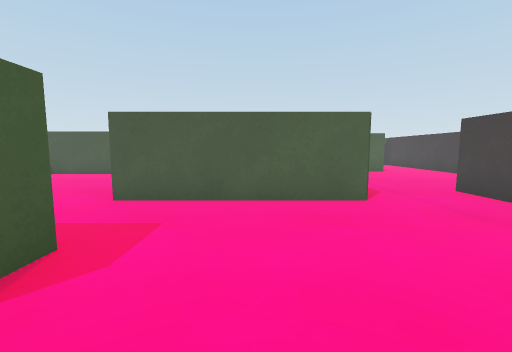
view 1 (above)

17 first-person views from a walk through a Unity game level. The camera is 0.48 m above the floor, tilts 6° down and sees 90° across. The floor is counted in squares, 0.5 m on a side. Each view is taken from the middle of a square. On the plan, view 1 faces up. The plan holds only what a view shows up to about 11 squares ahead; the rest is blank. Surface patterns are stand-ins for the level's own textures.

view 2
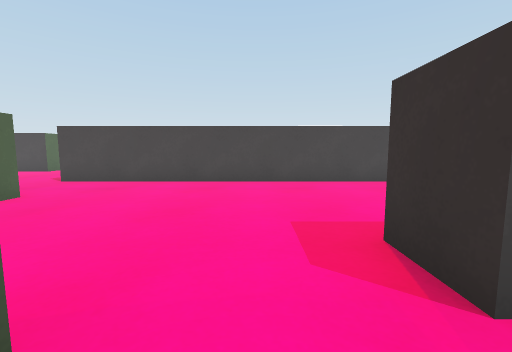

view 3
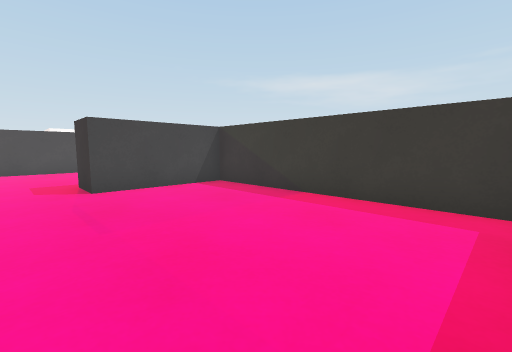

view 4
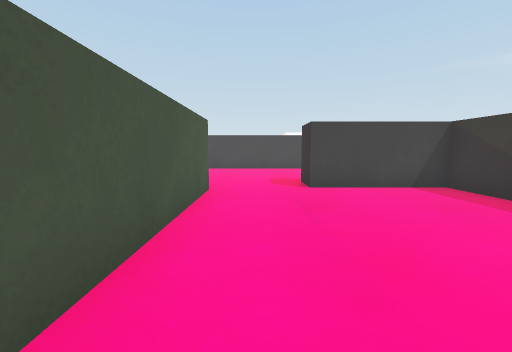

view 5
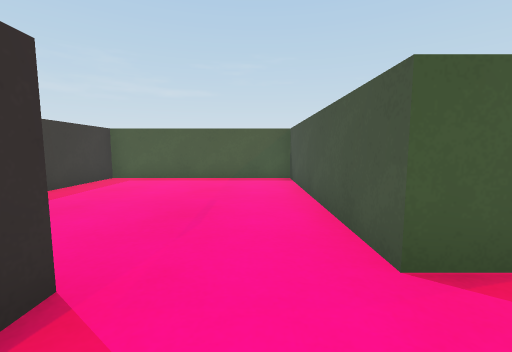

view 6
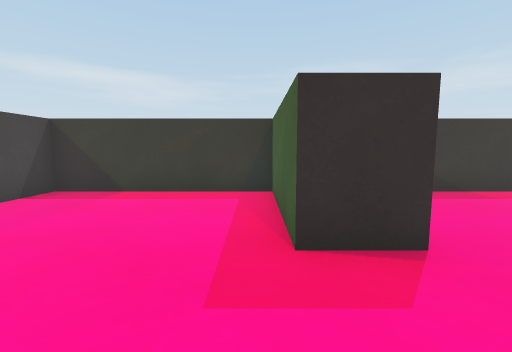

view 7
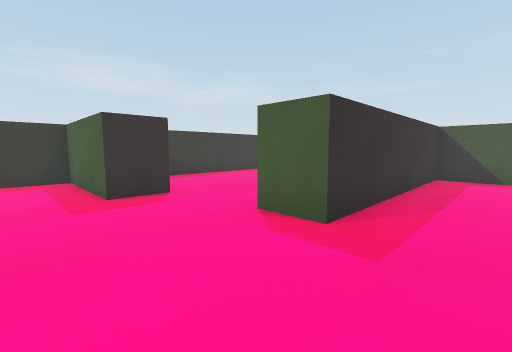

view 8
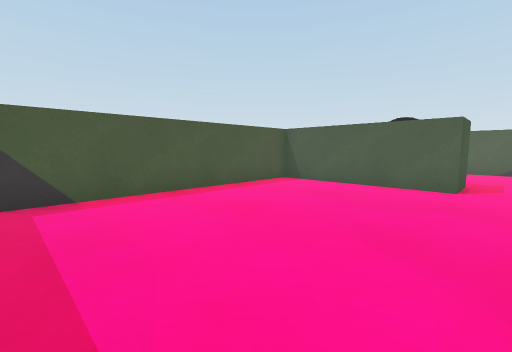

view 9
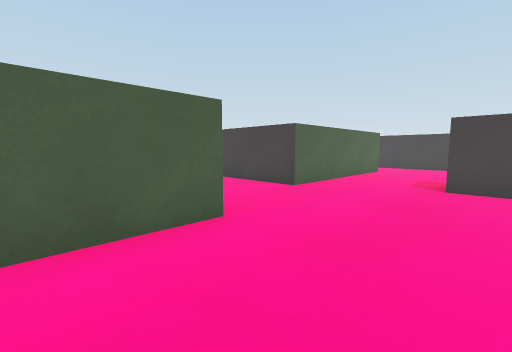

view 10
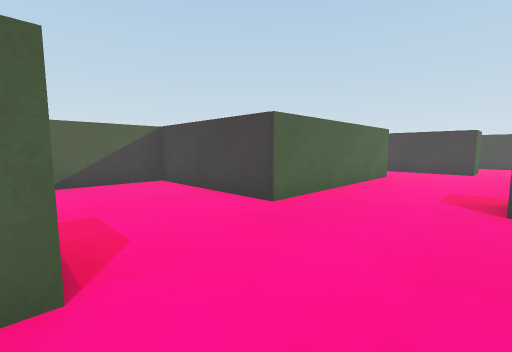

view 11
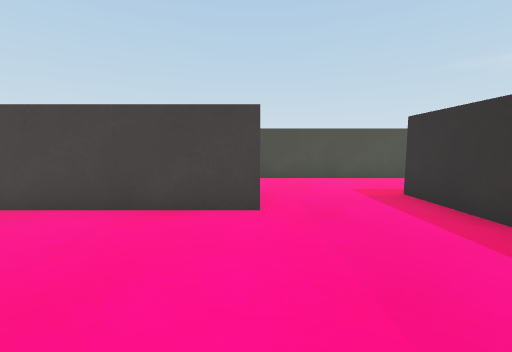

view 12
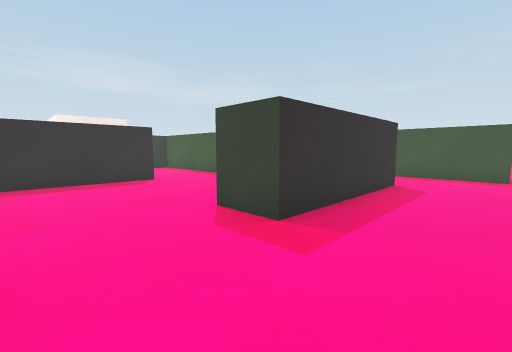

view 13
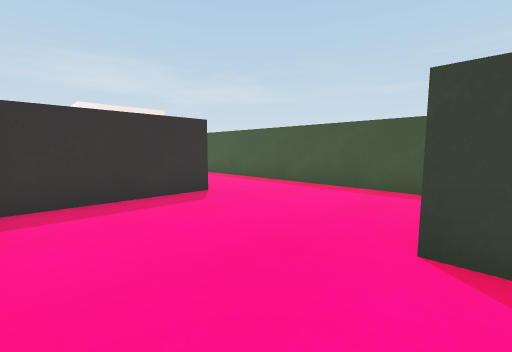

view 14
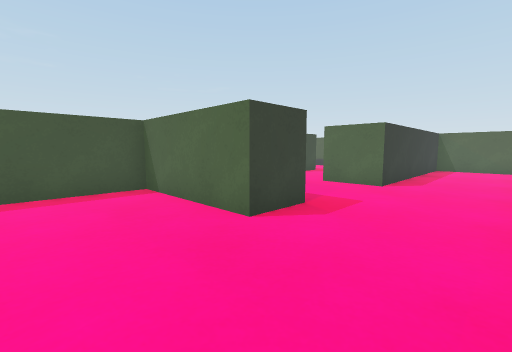

view 15
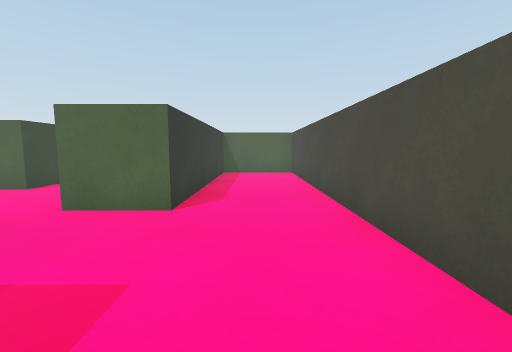

view 16
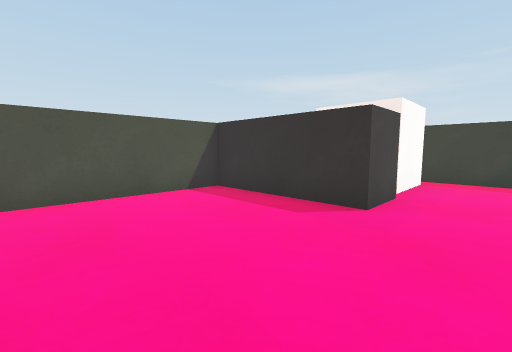

view 17
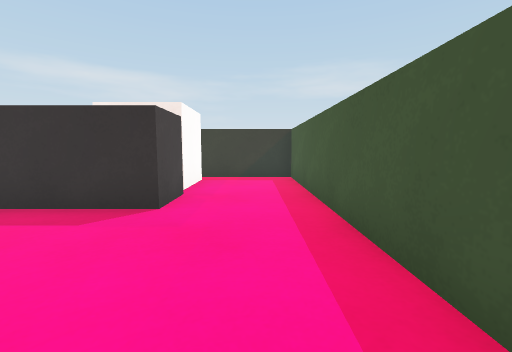

### Floor plan
Points are (right, up) in squares from view 1. A wall is a line through its corners. A room is listed if a view was taken in it or the views show most of it. See-through windows are left out.
Room 1 (views 1, 5, 6, 7)
walls: (-1.6, -1.4) (-0.4, -1.4) (-0.4, -4.8) (4.6, -4.8) (4.6, 4.6); (-1.9, 2.4) (-1.9, 1.1); (2.1, 4.7) (-1.6, 4.7)
ways out: opening at (-2, -0.5) to room 2; opening at (-2.5, 3.5) to room 3; opening at (3.5, 5.5) to room 3
Room 2 (views 2, 3, 4)
walls: (-1.9, 1.1) (-8.5, 1.1) (-8.5, -4.8) (-1.6, -4.8) (-1.6, -1.4)
ways out: opening at (-2, -0.5) to room 1
Room 3 (views 8, 9, 10, 11, 12, 13, 14, 15, 16, 17)
walls: (4.6, 4.6) (4.6, 5.8) (5.1, 5.8); (5.8, 4.5) (5.8, -4.8) (8.9, -4.8); (-1.6, 4.7) (-2.8, 4.7); (5.5, 12.1) (5.5, 11.1) (-0.5, 11.1) (-0.5, 15.6) (-4.2, 15.6); (-3.8, 11.4) (-3.8, 9.9) (-8.5, 9.9) (-8.5, 2.4) (-1.9, 2.4); (12.5, -0.1) (12.5, 15.6) (9.7, 15.6) (9.7, 8.9) (8, 8.9) (8, 13.1)
ways out: opening at (-2.5, 3.5) to room 1; opening at (3.5, 5.5) to room 1; opening at (6.5, 11.5)
objects: other object (-6, 13) to (-5, 14); other object (1, 7) to (2, 8); other object (6, 5) to (9, 6); cube (9, -4) to (11, -2); other object (9, -1) to (12, 0)

Positions as (right, up) in squares from view 1, and headings:
1: (0, 0), facing up
2: (-3, 0), facing right
3: (-8, 0), facing down-right
4: (-8, 0), facing right
5: (0, 0), facing left
6: (0, 1), facing down
7: (1, 4), facing down-left
8: (-3, 3), facing up-left
9: (-6, 7), facing up-right
10: (-4, 8), facing up-right
11: (4, 9), facing right
12: (12, 8), facing down-left
13: (12, 5), facing down-left
14: (12, 2), facing up-left
15: (11, 5), facing up
16: (7, 4), facing down-right
17: (7, 4), facing down
